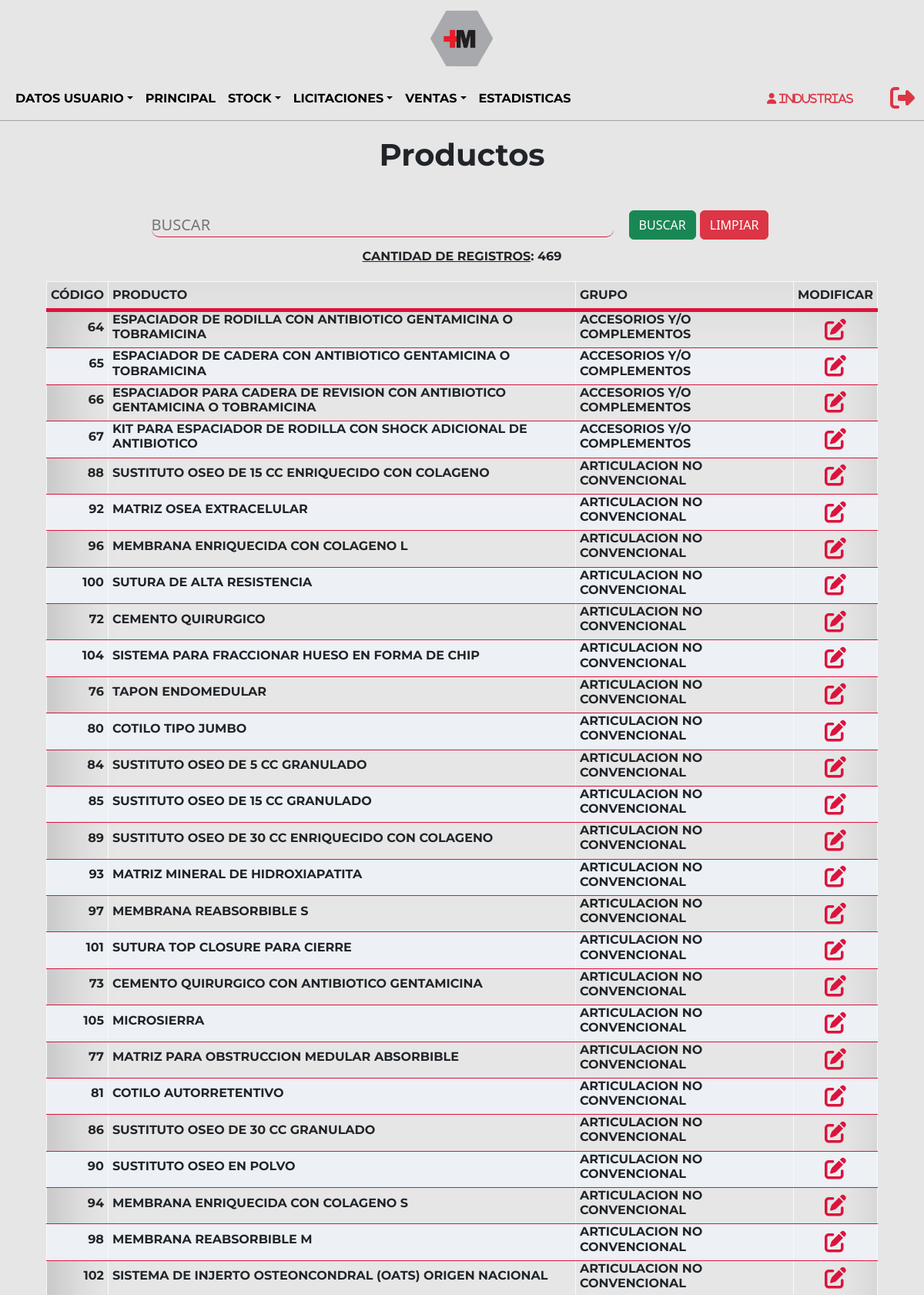
/Sistema/Stock/productos.php?agregado (signed in, upper part), run on the app's committed database.
### tables this page shows
CREATE TABLE `usuario` (
  `idUsuario` int(3) NOT NULL,
  `usuario` text NOT NULL,
  `contraseña` varchar(60) NOT NULL,
  `idRol` int(2) NOT NULL,
  `idTipoUsuario` int(10) NOT NULL,
  `nombre` varchar(100) NOT NULL,
  `correo` varchar(100) NOT NULL,
  `direccion` varchar(100) NOT NULL,
  `idEstadoUsuario` int(2) NOT NULL
);

CREATE TABLE `producto` (
  `idProducto` int(5) NOT NULL,
  `producto` varchar(500) NOT NULL,
  `idGrupoProducto` int(5) NOT NULL,
  `idTipoProducto` int(5) NOT NULL,
  `cantidad` int(100) NOT NULL,
  `idEstadoProducto` int(1) NOT NULL,
  `minimo` int(5) NOT NULL,
  `maximo` int(5) NOT NULL
);

CREATE TABLE `grupoproducto` (
  `idGrupoProducto` int(5) NOT NULL,
  `grupoProducto` varchar(200) NOT NULL
);

### Sistema/Stock/productos.php (the view, shortened to what this page needs)
<?php
include('../../Utils/conexion.php');
$iduser = $_SESSION['usuario'];
$sql = "SELECT idUsuario, usuario, idRol FROM usuario WHERE usuario='$iduser'";
$resultado = $datos_base->query($sql);
$row = $resultado->fetch_assoc();
$nom = $row['usuario'];
$idRol = $row['idRol'];
?>
<!DOCTYPE html>
<html lang="en">
<head>
    <link href="https://cdn.jsdelivr.net/npm/bootstrap@5.2.0-beta1/dist/css/bootstrap.min.css" rel="stylesheet">
    <link rel="stylesheet" type="text/css" href="../../Css/estilos.css"/>
</head>
<body>
    <?php include('../Layouts/stockHeader.php'); ?>
    <main>
        <section class="ini">
            <div class="ini-tit">
                <h1>Productos</h1>
            </div>
            <div class="container">
                <form method="POST" action="./productos.php">
                    <div class="form-grilla">
                        <div class="form-grilla-busc">
                            <input type="text" style="text-transform:uppercase;" name="buscar"  placeholder="Buscar" class="busc">
                        </div>
                        <div class="form-grilla-but">
                            <input class="btn btn-success" type="submit" name="btn2" value="BUSCAR"></input>
                            <input class="btn btn-danger" type="submit" name="btn1" value="LIMPIAR"></input>
                        </div>
                    </div>
                </form>
            </div>
             <?php
                    echo "<table>
                            <thead>
                                <tr>
                                    <th><p style='margin:5px;'>CÓDIGO</p></th>
                                    <th><p style='text-align:left; margin-left: 5px;'>PRODUCTO</p></th>
                                    <th><p style='text-align:left; margin-left: 5px;'>GRUPO</p></th>
                                    <th><p style='margin:5px;'>MODIFICAR</p></th>
                                </tr>
                            </thead>
                        ";
                        if(isset($_POST['btn2']))
                                {
                                    $cantidad = 0;
                                    $doc = $_POST['buscar'];
                                    $consulta=mysqli_query($datos_base, "SELECT p.idProducto, p.producto, g.grupoProducto
                                    FROM producto p
                                    LEFT JOIN grupoproducto g ON g.idGrupoProducto = p.idGrupoProducto
                                    WHERE p.idProducto LIKE '%$doc%' OR p.producto LIKE '%$doc%' OR g.grupoProducto LIKE '%$doc%'
                                    ORDER BY g.grupoProducto  ASC");
                                    while($listar = mysqli_fetch_array($consulta))
                                    {
                                        $cantidad++;
                                        echo
                                        "
                                            <tr>
                                            <td><h4 style='font-size:16px; text-align: right; margin-right: 5px; '>".$listar['idProducto']."</h4 ></td>
                                            <td><h4 style='font-size:16px; text-align:left; margin-left: 5px;text-transform:uppercase'>".$listar['producto']."</h4 ></td>
                                            <td><h4 style='font-size:16px; text-align:left; margin-left: 5px;text-transform:uppercase'>".$listar['grupoProducto']."</h4 ></td>
                                            <td class='text-center text-nowrap'><a class='btn btn-sm' href=./detalleProducto.php?no=".$listar['idProducto']." class=mod><i class='fa-solid fa-pen-to-square fa-2x'></i></a></td>
                                            </tr>
                                        ";
                                    }
                                }
                                else{
                                $cantidad = 0;
                                $consulta=mysqli_query($datos_base, "SELECT p.idProducto, p.producto, g.grupoProducto
                                FROM producto p
                                LEFT JOIN grupoproducto g ON g.idGrupoProducto = p.idGrupoProducto
                                ORDER BY g.grupoProducto  ASC
                                ");
                                    while($listar = mysqli_fetch_array($consulta))
                                    {
                                        $cantidad++;
                                        echo
                                        "
                                            <tr>
                                            <td><h4 style='font-size:16px; text-align: right; margin-right: 5px; '>".$listar['idProducto']."</h4 ></td>
                                            <td><h4 style='font-size:16px; text-align:left; margin-left: 5px;text-transform:uppercase'>".$listar['producto']."</h4 ></td>
                                            <td><h4 style='font-size:16px; text-align:left; margin-left: 5px;text-transform:uppercase'>".$listar['grupoProducto']."</h4 ></td>
                                            <td class='text-center text-nowrap'><a class='btn btn-sm' href=./detalleProducto.php?no=".$listar['idProducto']." class=mod><i class='fa-solid fa-pen-to-square fa-2x'></i></a></td>
                                            </tr>
                                        ";
                                    }
                                }
                                echo "<div style='margin-top:10px;'><p style='text-transform: uppercase;'><u>Cantidad de registros</u>: ".$cantidad."</p></div>";
                                echo"
                            </table>";
                                    ?>
        </section>
    </main>
</body>
</html>

### Sistema/Layouts/stockHeader.php (shortened to what this page needs)
    <div class="cont-img">
        <a href="../principal.php" class="imagenb">
            <img src="../../Imagenes/c-titulo.png" alt="logo">
         </a>
    </div>
    <header class="hea-pri">
    <nav class="navbar navbar-expand-lg navbar-light">
        <div class="container-fluid navpri">
            <div class="collapse navbar-collapse" id="navbarNav">
                <ul class="navbar-nav">
                <li class="nav-item dropdown">
                        <a href="#" class="nav-link dropdown-toggle variacion" id="navbarDropdown" role="button" data-bs-toggle="dropdown" aria-expanded="false">Datos usuario</a>
                            <?php
                                $rolgerente = 1;
                                $roladmin = 2;
                                $roldeposito = 3;
                                $rolventas = 4;
                                $rolobra = 5;
                                $rolproveedor = 6;
                            ?>
                    </li>
                    <li class="nav-item">
                        <a href="../principal.php" class="nav-link variacion" aria-current="page">Principal</a>
                    </li>
                    <?php
                        if($idRol == $rolgerente OR $idRol == $roldeposito){
                    ?>
                    <li class="nav-item dropdown">
                        <a href="#" class="nav-link dropdown-toggle variacion" id="navbarDropdown" role="button" data-bs-toggle="dropdown" aria-expanded="false">Stock</a>
                    </li>
                    <?php
                        }
                    ?>
                    <?php
                        if($idRol == $rolgerente OR $idRol == $roladmin OR $idRol == $rolventas OR $idRol == $rolproveedor){
                    ?>
                    <li class="nav-item dropdown">
                        <a href="#" class="nav-link dropdown-toggle variacion" id="navbarDropdown" role="button" data-bs-toggle="dropdown" aria-expanded="false">Licitaciones</a>
                    </li>
                    <?php
                        }
                    ?>
                    <?php
                        if($idRol == $rolgerente OR $idRol == $roladmin OR $idRol == $rolobra){
                    ?>
                    <li class="nav-item dropdown">
                        <?php
                        if($idRol != $rolobra){?>
                        <a href="#" class="nav-link dropdown-toggle variacion" id="navbarDropdown" role="button" data-bs-toggle="dropdown" aria-expanded="false">VENTAS</a>
                        <?php }else{?>
                        <a href="#" class="nav-link dropdown-toggle variacion" id="navbarDropdown" role="button" data-bs-toggle="dropdown" aria-expanded="false">COMPRAS</a>
                        <?php }?>
                    </li>
                    <?php
                        }
                    ?>
                    <?php
                        if($idRol == $rolgerente OR $idRol == $roladmin){
                    ?>
                    <li class="nav-item">
                        <a href="../estadisticas.php" class="nav-link variacion" aria-current="page">Estadisticas</a>
                    </li>
                    <?php
                        }
                    ?>
                </ul>
            </div>
            <div class="not-exit">
                    <div class="not-exit-name">
                        <p><i class="fa-solid fa-user" style="color: #dc3545;">&nbsp<?php echo $nom;?></i></p>
                    </div>
                   <div class="not-exit-exit">
                       <a href="../../Utils/salir.php">
                            <i class="fa-solid fa-right-from-bracket fa-2x" style="color: #dc3545;"></i>
                        </a>
                   </div>
                </div>
        </div>
    </nav>
</header>

### Css/estilos.css (style rules this page uses)
* { margin: 0; padding: 0; box-sizing: border-box; scroll-behavior: smooth; }
html, body { background-color: #e6e6e6; height: 100%; margin: 0; display: flex; flex-direction: column; }
nav { font-family: 'Montserrat', sans-serif; }
h1, h2 { cursor: default; }
h1, h3, h4, h5, p { font-family: 'Montserrat', sans-serif; font-weight: bold; }
.hea-pri { border-bottom: 1px solid #a3a3a3; }
.variacion { text-decoration: none; background-image: linear-gradient(crimson, crimson); background-position: 0% 100%; background-repeat: no-repeat; background-size: 0% 2px; transition: background-size .4s; color: black; font-size: 16px; text-transform: uppercase; font-weight: bold; }
i { color: crimson; }
li { list-style: none; }
.cont-img { display: flex; justify-content: center; }
.imagenb { width: 100px; height: 100px; display: flex; justify-content: center; align-items: center; }
.imagenb img { width: 100%; }
.navpri { display: flex; justify-content: space-evenly; }
.not-exit { width: auto; display: flex; justify-content: center; align-items: center; flex-direction: row; gap: 5px; }
.ini { height: auto; display: flex; justify-content: center; align-items: center; flex-direction: column; }
.ini-tit { margin-top: 20px; margin-bottom: 40px; display: flex; justify-content: center; align-items: center; flex-direction: column; }
.form-grilla { display: flex; justify-content: center; flex-direction: row; }
.form-grilla-busc { display: flex; justify-content: center; align-items: center; }
.form-grilla-but { display: flex; justify-content: center; align-items: center; gap: 5px; }
.busc { min-width: 600px; margin-right: 20px; border-radius: 10px; font-size: 20px; background-color: transparent; border: none; border-bottom: 1px solid crimson; outline: none; }
table { margin-top: 20px; background-color: #dbe5e9; border-collapse: collapse; width: 90%; background-color: rgba(230, 230, 230, 0.65); box-shadow: 15px 6px 72px 4px rgba(0, 0, 0, 0.18) inset; -webkit-box-shadow: 15px 6px 72px 4px rgba(0, 0, 0, 0.18) inset; -moz-box-shadow: 15px 6px 72px 4px rgba(0, 0, 0, 0.18) inset; }
th, td { text-align: center; border: solid 1px #f7fbfd; border-bottom: solid 1px crimson; font-weight: bold; }
thead { background-color: rgba(230, 230, 230, 0.65); border-bottom: solid 5px crimson; width: 100%; }
tr:nth-child(even) { background-color: #edf0f5; }
.not-exit { min-width: 200px; height: 40px; display: flex; justify-content: center; align-items: center; gap: 40px; }
.not-exit-name { width: 100%; height: auto; cursor: default; display: flex; justify-content: center; align-items: center; font-size: 14px; }
.not-exit-exit { display: flex; justify-content: center; align-items: center; }
p { margin-bottom: 0rem; }

### data on the page
usuario: usuario "Industrias"
producto: idProducto "64", producto "ESPACIADOR DE RODILLA CON ANTIBIOTICO GENTAMICINA O TOBRAMICINA", idGrupoProducto.grupoProducto "ACCESORIOS Y/O COMPLEMENTOS"
producto: idProducto "65", producto "ESPACIADOR DE CADERA CON ANTIBIOTICO GENTAMICINA O TOBRAMICINA", idGrupoProducto.grupoProducto "ACCESORIOS Y/O COMPLEMENTOS"
producto: idProducto "66", producto "ESPACIADOR PARA CADERA DE REVISION CON ANTIBIOTICO GENTAMICINA O TOBRAMICINA", idGrupoProducto.grupoProducto "ACCESORIOS Y/O COMPLEMENTOS"
producto: idProducto "67", producto "KIT PARA ESPACIADOR DE RODILLA CON SHOCK ADICIONAL DE ANTIBIOTICO", idGrupoProducto.grupoProducto "ACCESORIOS Y/O COMPLEMENTOS"
producto: idProducto "88", producto "SUSTITUTO OSEO DE 15 CC ENRIQUECIDO CON COLAGENO", idGrupoProducto.grupoProducto "ARTICULACION NO CONVENCIONAL"
producto: idProducto "92", producto "MATRIZ OSEA EXTRACELULAR", idGrupoProducto.grupoProducto "ARTICULACION NO CONVENCIONAL"
producto: idProducto "96", producto "MEMBRANA ENRIQUECIDA CON COLAGENO L", idGrupoProducto.grupoProducto "ARTICULACION NO CONVENCIONAL"
producto: idProducto "100", producto "SUTURA DE ALTA RESISTENCIA", idGrupoProducto.grupoProducto "ARTICULACION NO CONVENCIONAL"
producto: idProducto "72", producto "CEMENTO QUIRURGICO", idGrupoProducto.grupoProducto "ARTICULACION NO CONVENCIONAL"
producto: idProducto "104", producto "SISTEMA PARA FRACCIONAR HUESO EN FORMA DE CHIP", idGrupoProducto.grupoProducto "ARTICULACION NO CONVENCIONAL"
producto: idProducto "76", producto "TAPON ENDOMEDULAR", idGrupoProducto.grupoProducto "ARTICULACION NO CONVENCIONAL"
producto: idProducto "80", producto "COTILO TIPO JUMBO", idGrupoProducto.grupoProducto "ARTICULACION NO CONVENCIONAL"
producto: idProducto "84", producto "SUSTITUTO OSEO DE 5 CC GRANULADO", idGrupoProducto.grupoProducto "ARTICULACION NO CONVENCIONAL"
producto: idProducto "85", producto "SUSTITUTO OSEO DE 15 CC GRANULADO", idGrupoProducto.grupoProducto "ARTICULACION NO CONVENCIONAL"
producto: idProducto "89", producto "SUSTITUTO OSEO DE 30 CC ENRIQUECIDO CON COLAGENO", idGrupoProducto.grupoProducto "ARTICULACION NO CONVENCIONAL"
producto: idProducto "93", producto "MATRIZ MINERAL DE HIDROXIAPATITA", idGrupoProducto.grupoProducto "ARTICULACION NO CONVENCIONAL"
producto: idProducto "97", producto "MEMBRANA REABSORBIBLE S", idGrupoProducto.grupoProducto "ARTICULACION NO CONVENCIONAL"
producto: idProducto "101", producto "SUTURA TOP CLOSURE PARA CIERRE", idGrupoProducto.grupoProducto "ARTICULACION NO CONVENCIONAL"
producto: idProducto "73", producto "CEMENTO QUIRURGICO CON ANTIBIOTICO GENTAMICINA", idGrupoProducto.grupoProducto "ARTICULACION NO CONVENCIONAL"
producto: idProducto "105", producto "MICROSIERRA", idGrupoProducto.grupoProducto "ARTICULACION NO CONVENCIONAL"
producto: idProducto "77", producto "MATRIZ PARA OBSTRUCCION MEDULAR ABSORBIBLE", idGrupoProducto.grupoProducto "ARTICULACION NO CONVENCIONAL"
producto: idProducto "81", producto "COTILO AUTORRETENTIVO", idGrupoProducto.grupoProducto "ARTICULACION NO CONVENCIONAL"
producto: idProducto "86", producto "SUSTITUTO OSEO DE 30 CC GRANULADO", idGrupoProducto.grupoProducto "ARTICULACION NO CONVENCIONAL"
producto: idProducto "90", producto "SUSTITUTO OSEO EN POLVO", idGrupoProducto.grupoProducto "ARTICULACION NO CONVENCIONAL"
producto: idProducto "94", producto "MEMBRANA ENRIQUECIDA CON COLAGENO S", idGrupoProducto.grupoProducto "ARTICULACION NO CONVENCIONAL"
producto: idProducto "98", producto "MEMBRANA REABSORBIBLE M", idGrupoProducto.grupoProducto "ARTICULACION NO CONVENCIONAL"
producto: idProducto "102", producto "SISTEMA DE INJERTO OSTEONCONDRAL (OATS) ORIGEN NACIONAL", idGrupoProducto.grupoProducto "ARTICULACION NO CONVENCIONAL"

### other printed values
$cantidad "469"
